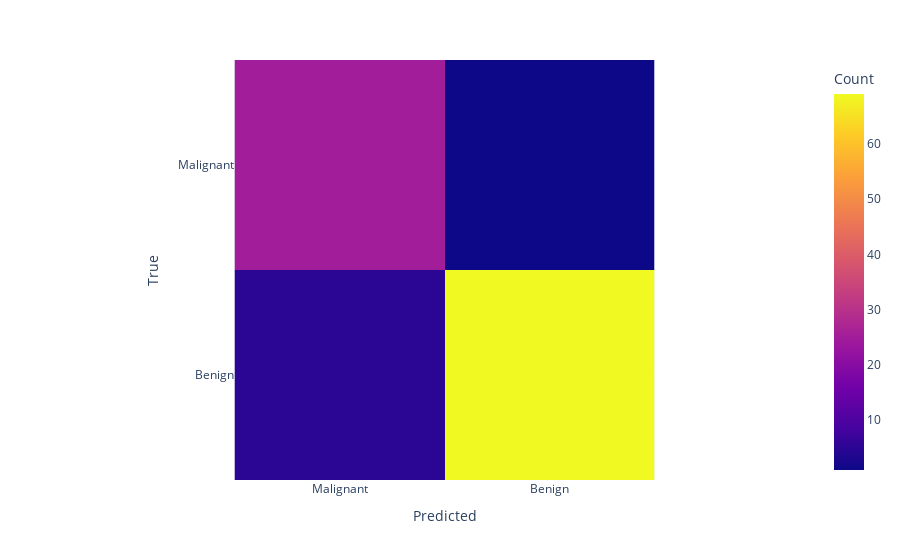

Notebook code for this chart:
### Markdown cell above
Ya con las siguientes implementaciones podemos observar las matrices de confusión, con las que se puede ver las precisiones de los modelos.

### Code cell
cm = confusion_matrix(testLabels, predictions)
fig = px.imshow(cm, labels=dict(x="Predicted", y="True", color="Count"), x=['Malignant', 'Benign'], y=['Malignant', 'Benign'])
fig.show()

### Figure 1 — Plotly figure (JSON) as saved in the notebook; plotly's stock layout.template omitted (floating-point values rounded to 4 significant figures)
{"data": [{"coloraxis": "coloraxis", "hovertemplate": "Predicted: %{x}<br>True: %{y}<br>Count: %{z}<extra></extra>", "name": "0", "type": "heatmap", "x": ["Malignant", "Benign"], "xaxis": "x", "y": ["Malignant", "Benign"], "yaxis": "y", "z": [[25, 1], [5, 69]]}], "layout": {"coloraxis": {"colorbar": {"title": {"text": "Count"}}, "colorscale": [[0, "#0d0887"], [0.1111, "#46039f"], [0.2222, "#7201a8"], [0.3333, "#9c179e"], [0.4444, "#bd3786"], [0.5556, "#d8576b"], [0.6667, "#ed7953"], [0.7778, "#fb9f3a"], [0.8889, "#fdca26"], [1, "#f0f921"]]}, "margin": {"t": 60}, "xaxis": {"anchor": "y", "constrain": "domain", "domain": [0, 1], "scaleanchor": "y", "title": {"text": "Predicted"}}, "yaxis": {"anchor": "x", "autorange": "reversed", "constrain": "domain", "domain": [0, 1], "title": {"text": "True"}}}}
